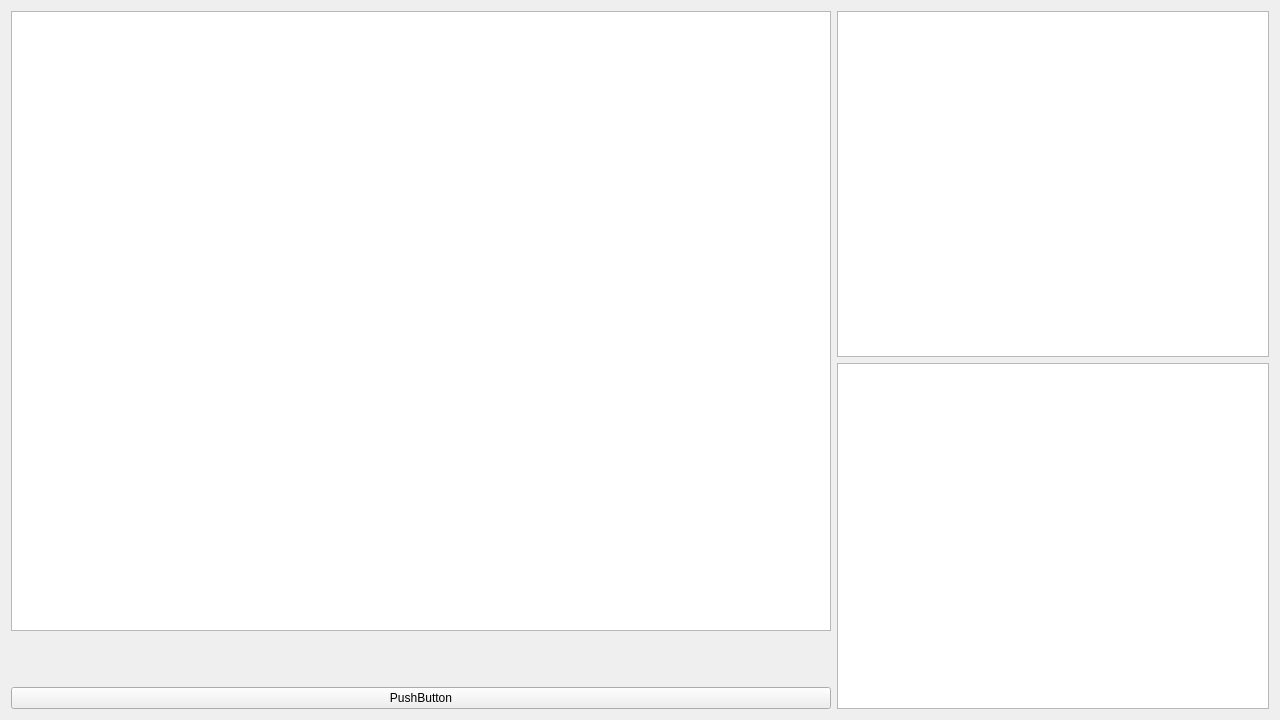
<?xml version="1.0" encoding="UTF-8"?>
<ui version="4.0">
 <class>Screen</class>
 <widget class="QWidget" name="Screen">
  <property name="geometry">
   <rect>
    <x>0</x>
    <y>0</y>
    <width>1280</width>
    <height>720</height>
   </rect>
  </property>
  <property name="minimumSize">
   <size>
    <width>1280</width>
    <height>720</height>
   </size>
  </property>
  <property name="windowTitle">
   <string>StarMap</string>
  </property>
  <layout class="QHBoxLayout" name="horizontalLayout">
   <item>
    <layout class="QVBoxLayout" name="verticalLayout">
     <property name="spacing">
      <number>0</number>
     </property>
     <property name="topMargin">
      <number>0</number>
     </property>
     <property name="bottomMargin">
      <number>0</number>
     </property>
     <item>
      <widget class="QGraphicsView" name="graphicsView">
       <property name="minimumSize">
        <size>
         <width>820</width>
         <height>620</height>
        </size>
       </property>
       <property name="maximumSize">
        <size>
         <width>820</width>
         <height>620</height>
        </size>
       </property>
      </widget>
     </item>
     <item>
      <spacer name="verticalSpacer">
       <property name="orientation">
        <enum>Qt::Vertical</enum>
       </property>
       <property name="sizeHint" stdset="0">
        <size>
         <width>20</width>
         <height>40</height>
        </size>
       </property>
      </spacer>
     </item>
     <item>
      <layout class="QHBoxLayout" name="horizontalLayout_2">
       <item>
        <widget class="QPushButton" name="pushButton">
         <property name="text">
          <string>PushButton</string>
         </property>
        </widget>
       </item>
      </layout>
     </item>
    </layout>
   </item>
   <item>
    <layout class="QVBoxLayout" name="verticalLayout_2">
     <item>
      <widget class="QTextBrowser" name="textBrowser"/>
     </item>
     <item>
      <widget class="QListWidget" name="listWidget"/>
     </item>
    </layout>
   </item>
  </layout>
 </widget>
 <resources/>
 <connections/>
</ui>
